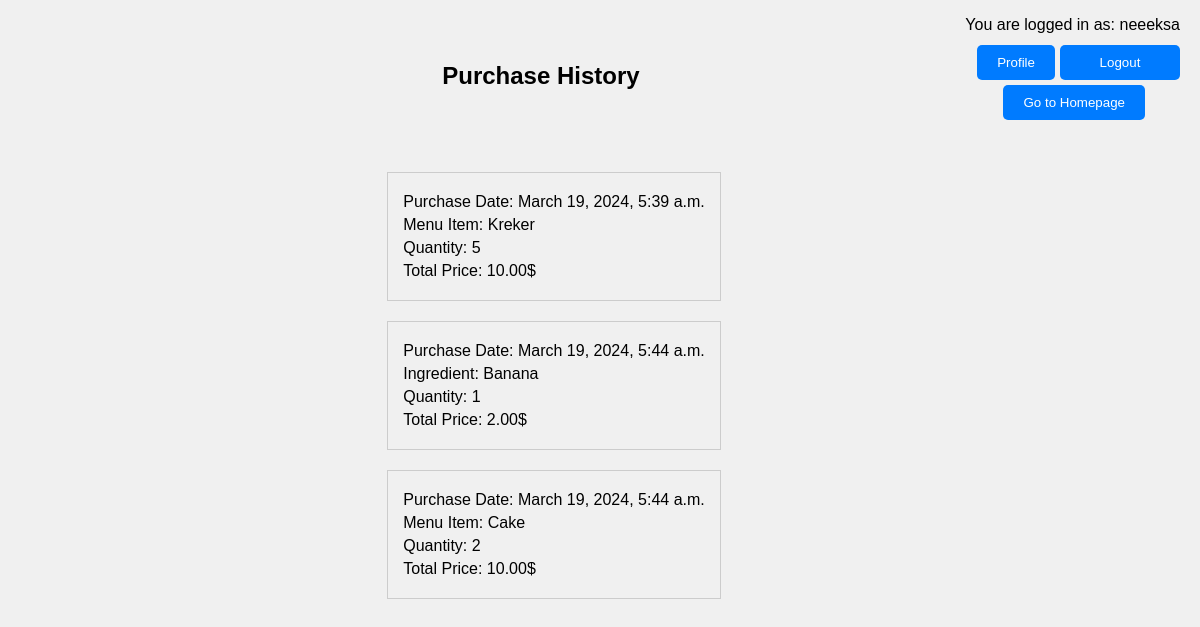
The page /purchase_history/ (signed in) on the database as committed earlier.
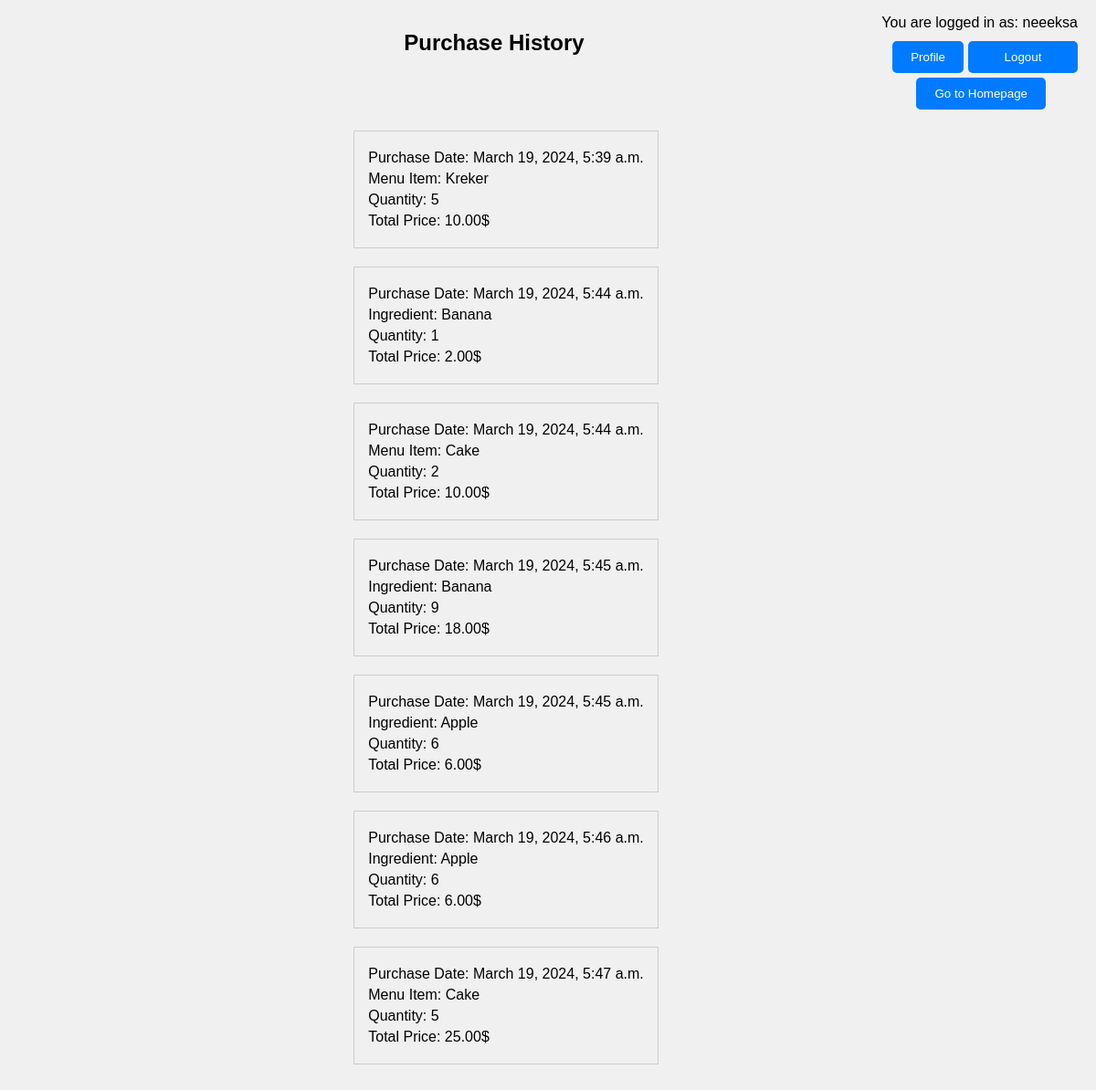
The same page on the database as committed later.
### main/models.py (models this page shows, shortened)
class User(AbstractUser):
    pass

class PurchaseHistory(models.Model):
    user = models.ForeignKey(User, on_delete=models.CASCADE)
    ingredient = models.ForeignKey(Ingredient, on_delete=models.CASCADE, null=True, blank=True)
    menu_item = models.ForeignKey(MenuItem, on_delete=models.CASCADE, null=True, blank=True)  # Новое поле для элементов меню
    quantity = models.IntegerField()
    total_price = models.DecimalField(max_digits=10, decimal_places=2)
    purchase_date = models.DateTimeField(default=datetime.now)

class MenuItem(models.Model):
    name = models.CharField(max_length=100)
    price = models.DecimalField(max_digits=10, decimal_places=2)
    quantity = models.IntegerField(default=0)  # Добавляем новое поле quantity
    ingredients = models.ManyToManyField(Ingredient, through='RecipeRequirement')
    def __str__(self):
        return self.name

class Ingredient(models.Model):
    name = models.CharField(max_length=100)
    price = models.DecimalField(max_digits=10, decimal_places=2, default=0.00)  # Добавляем поле price
    available_quantity = models.IntegerField(default=0)
    quantity = models.IntegerField(default=0)
    unit_price = models.DecimalField(max_digits=10, decimal_places=2, default=0.00)
    def __str__(self):
        return self.name

### main/views.py (the view)
# urls.py: path('purchase_history/', views.purchase_history, name='purchase_history'),
def purchase_history(request):
    purchase_history = PurchaseHistory.objects.filter(user=request.user)
    return render(request, 'main/purchase_history.html', {'purchase_history': purchase_history})

### main/templates/main/purchase_history.html (shortened to what this page needs)
{% extends 'main/base.html' %}
{% load static %}
{% block content %}
{% if request.user.is_authenticated %}
    <p class="logged-in-user">You are logged in as: {{ request.user.username }}</p>
<head>
    <link rel="stylesheet" href="{% static 'main/css/purchase_history.css' %}">
</head>
<h2>Purchase History</h2>
<button class="profile_button" onclick="location.href='{% url 'profile' %}'">Profile</button><br>
<button class="go_to_homepage" onclick="location.href='{% url 'index' %}'">Go to Homepage</button>
<form action="{% url 'logout' %}" method="post">
    <button type="submit" class="logout-button">Logout</button>
</form><br>
<ul class="purchase-history">
    {% for purchase in purchase_history %}
        <li>
            <p>Purchase Date: {{ purchase.purchase_date }}</p>
            {% if purchase.menu_item %}
                <p>Menu Item: {{ purchase.menu_item }}</p>
            {% else %}
                <p>Ingredient: {{ purchase.ingredient }}</p>
            {% endif %}
            <p>Quantity: {{ purchase.quantity }}</p>
            <p>Total Price: {{ purchase.total_price }}$</p>
        </li>
    {% endfor %}
    {% else %}
    <p>You are not logged in.</p>
    <a href="{% url 'login' %}">Login</a> | <a href="{% url 'signup' %}">Sign Up</a>
{% endif %}
</ul>
{% endblock %}

### main/templates/main/base.html (shortened to what this page needs)
{% load static %}
<!DOCTYPE html>
<html lang="en">
<head>
    <link rel="stylesheet" href="{% static 'main/css/styles.css' %}">
</head>
<body>
    <main>
        {% block content %}
        {% endblock %}
    </main>
</body>
</html>

### main/static/main/css/styles.css (style rules this page uses)
* { font-family: Arial, sans-serif; margin-right: 20px; padding: 0; }
body { display: flex; justify-content: center; align-items: center; min-height: 80vh; background-color: #f0f0f0; }
button[type="submit"], .delete_button { width: 50%; padding: 10px; background-color: #007bff; border: none; color: #fff; border-radius: 5px; cursor: pointer; margin-bottom: 15px; margin-left: 58px; display: block; }
.logged-in-user { position: absolute; top: 0; right: 0; }
.go_to_homepage { display: inline-block; padding: 10px 20px; background-color: #007bff; color: #fff; text-decoration: none; border: none; border-radius: 5px; cursor: pointer; position: absolute; top: 85px; right: 35px; width: auto; }
.profile_button { display: inline-block; padding: 10px 20px; background-color: #007bff; color: #fff; text-decoration: none; border: none; border-radius: 5px; cursor: pointer; position: absolute; top: 45px; right: 125px; width: auto; }
.logout-button { display: inline-block; padding: 10px 20px; background-color: #007bff; color: #fff; text-decoration: none; border: none; border-radius: 5px; cursor: pointer; position: fixed; top: 45px; right: 0px; width: 120px !important; }
h2 { margin-top: 20px; }
form { margin-top: 10px; }

### main/static/main/css/purchase_history.css (style rules this page uses)
.purchase-history { list-style-type: none; }
.purchase-history li { margin-bottom: 20px; border: 1px solid #ccc; padding: 15px; }
.purchase-history li p { margin: 5px 0; }
h2 { margin-top: 25px; margin-bottom: 20px; margin-left: 55px; }

Rows that differ between the two databases and show on the page:
added PurchaseHistory: purchase_date "March 19, 2024, 5:45 a.m.", ingredient "Banana", quantity "9", total_price "18.00"
added PurchaseHistory: purchase_date "March 19, 2024, 5:45 a.m.", ingredient "Apple", quantity "6", total_price "6.00"
added PurchaseHistory: purchase_date "March 19, 2024, 5:46 a.m.", ingredient "Apple", quantity "6", total_price "6.00"
added PurchaseHistory: purchase_date "March 19, 2024, 5:47 a.m.", menu_item "Cake", quantity "5", total_price "25.00"
